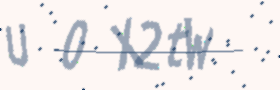
#> input picture images/U0x2tW.png, 280 x 90 px
$ python Captcha_Noise.py
#> lines starting #> are read from the running program, lines starting #| are printed output that depends on the picture
import cv2 as cv
import matplotlib.pyplot as plt
import google.generativeai as genai
import numpy as np
# Configure API key
genai.configure(api_key="AIzaSyDLt7t45guqJn21t9XFJYG7CQJnfmlxsuw")
# Choose a Gemini model.
model = genai.GenerativeModel(model_name="gemini-1.5-flash")


# Generate text with caching
def GenerateText(filePath):
    myfile = genai.upload_file(filePath)
    result = model.generate_content([
        myfile,
        "\n",
        "ONLY Return the text in the image, NOTHING ELSE. if there is no text return no"
    ])
    return result.text

def add_noise(image, noise_type='gaussian'):
    """
    Add noise to an image
    noise_type: 'gaussian' or 'salt_pepper'
    """
    if noise_type == "gaussian":
        mean = 0
        sigma = 25
        noise = np.random.normal(mean, sigma, image.shape).astype('uint8')
        noisy_image = cv.add(image, noise)
    elif noise_type == "salt_pepper":
        prob = 0.05
        noisy_image = np.copy(image)
        # Salt
        salt = np.random.random(image.shape) < prob/2
        noisy_image[salt] = 255
        # Pepper
        pepper = np.random.random(image.shape) < prob/2
        noisy_image[pepper] = 0

    return noisy_image

def GetText(filePath):
    # Read the image
#> called with filePath = '../../images/U0x2tW.png'
    img = cv.imread(filePath)
#> img is the input picture: shape (90, 280, 3); mean B, G, R 233.9, 234, 238.1
    assert img is not None, "file could not be read, check with os.path.exists()"

    # Add noisy versions
    gaussian_noise = add_noise(img, 'gaussian')
#> in add_noise, `noisy_image = cv.add(image, noise)`:
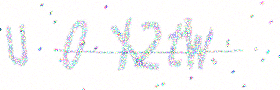
#> noisy_image: shape (90, 280, 3); mean B, G, R 249.5, 248.7, 248.5
    salt_pepper_noise = add_noise(img, 'salt_pepper')
#> call 2 of add_noise, with noise_type = 'salt_pepper'
#> in add_noise (call 2), `noisy_image[pepper] = 0`:
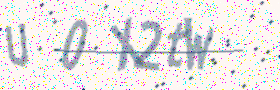
#> noisy_image: shape (90, 280, 3); mean B, G, R 228.6, 228.8, 232.7
    cv.imwrite('../../images/gaussian_noise.png', gaussian_noise)
    cv.imwrite('../../images/salt_pepper_noise.png', salt_pepper_noise)


    # Original image
    try:
        temp = GenerateText(filePath)
        print("original : " + temp)
#> (this line was passed over: google is not available in this run)
    except ValueError as ve:
        print("Error with original image: Value error occurred")

    # Gaussian noise
    try:
        temp = GenerateText("../../images/gaussian_noise.png")
        print("gaussian noise : " + temp)
#> (this line was passed over: google is not available in this run)
    except ValueError as ve:
        print("Error with gaussian noise: Value error occurred")

    # Salt & pepper noise
    try:
        temp = GenerateText("../../images/salt_pepper_noise.png")
        print("salt & pepper noise : " + temp)
#> (this line was passed over: google is not available in this run)
    except ValueError as ve:
        print("Error with salt & pepper noise: Value error occurred")

    # Include the original image in the list
    titles = ['Original Image', 'Gaussian Noise', 'Salt & Pepper Noise']
    images = [img, gaussian_noise, salt_pepper_noise]

    # Create a subplot with 3 rows, 1 image per row
    plt.figure(figsize=(5, 15))  # Adjusted figure size for vertical layout
    for i in range(len(images)):
        plt.subplot(3, 1, i + 1)  # Changed to 3 rows, 1 column
        plt.imshow(cv.cvtColor(images[i], cv.COLOR_BGR2RGB))
        plt.title(titles[i])
        plt.xticks([]), plt.yticks([])
#> this loop made 3 passes


    plt.tight_layout()  # Adjust layout for better spacing
    plt.show()
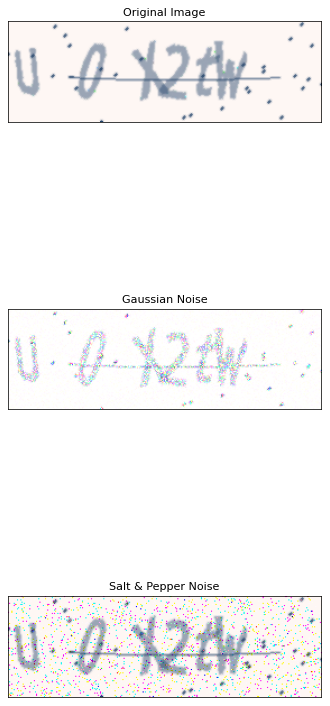
#> figure drawn by matplotlib, 3 panels

main = "../../images"

# [8 lines of commented-out code are left out]


print("U0X2tW")
imgPath = main + "/U0x2tW.png"
GetText(imgPath)

$ run again, with images/UUXVRs.png copied over images/U0x2tW.png
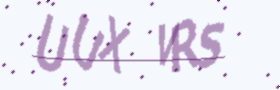
#> input picture images/UUXVRs.png, 280 x 90 px
#> in GetText, img is the input picture: shape (90, 280, 3); mean B, G, R 241.7, 230.3, 233.3
#> in add_noise (call 2), `noisy_image[pepper] = 0`:
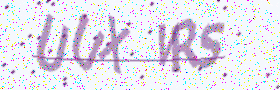
#> noisy_image: shape (90, 280, 3); mean B, G, R 236, 225.3, 228.2
#> the loop in GetText, `for i in range(len(images)):` made 3 passes
#> in GetText, `plt.show()`:
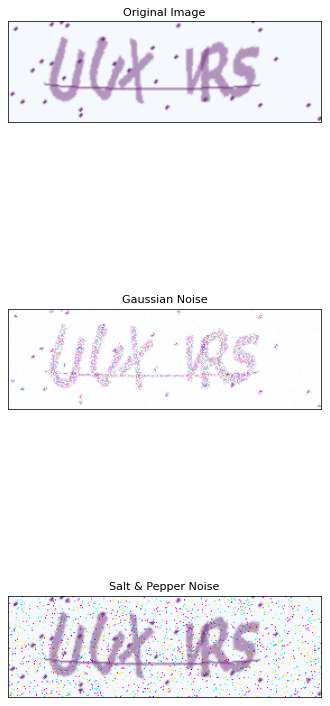
#> figure drawn by matplotlib, 3 panels

$ run again, with images/4NNECI.png copied over images/U0x2tW.png
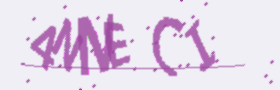
#> input picture images/4NNECI.png, 280 x 90 px
#> in GetText, img is the input picture: shape (90, 280, 3); mean B, G, R 233.7, 215.1, 229.2
#> in add_noise (call 2), `noisy_image[pepper] = 0`:
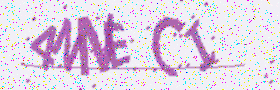
#> noisy_image: shape (90, 280, 3); mean B, G, R 228.3, 210.8, 224.3
#> the loop in GetText, `for i in range(len(images)):` made 3 passes
#> in GetText, `plt.show()`:
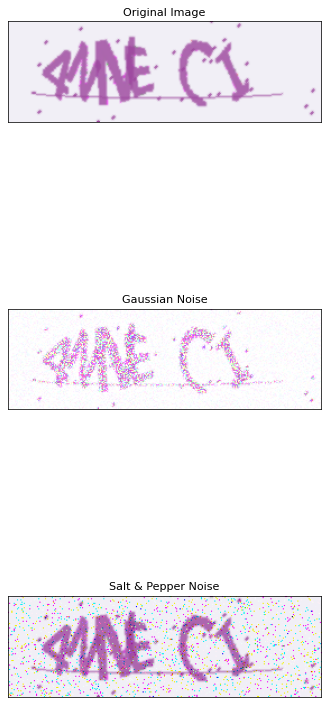
#> figure drawn by matplotlib, 3 panels
